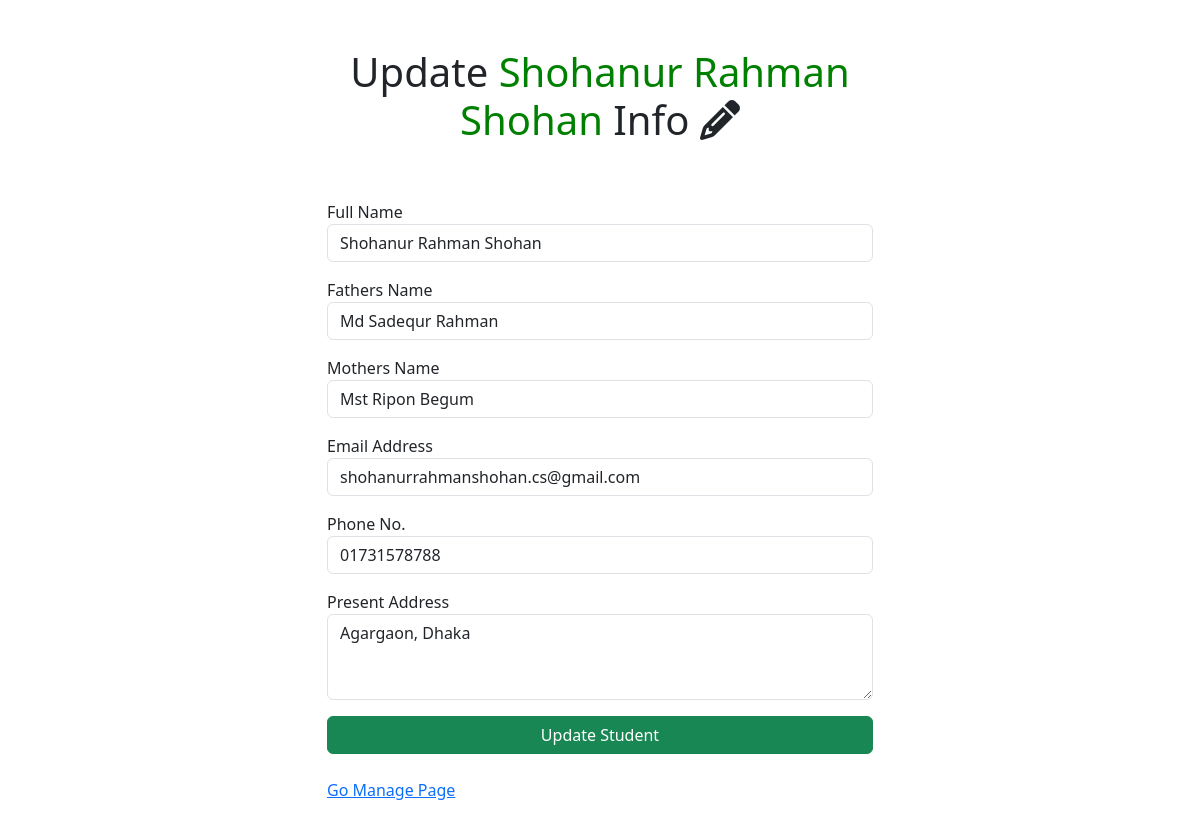
The page /update.php?uid=9 on the database its author committed.
### tables this page shows
CREATE TABLE `students` (
  `id` int(11) NOT NULL,
  `name` varchar(255) NOT NULL,
  `father` varchar(255) NOT NULL,
  `mother` varchar(255) NOT NULL,
  `email` varchar(255) NOT NULL,
  `phone` varchar(255) NOT NULL,
  `address` text NOT NULL,
  `join_date` date NOT NULL
);

### update.php (the view, shortened to what this page needs)
<?php include "header.php"; ?>
    <section class="py-5">
      <div class="container">
        <div class="row">
          <div class="col-lg-6 offset-lg-3">
            <?php
                if (isset($_GET['uid'])) {
                  $updateId = $_GET['uid'];
                  $studentData = "SELECT * FROM students WHERE id = '$updateId'";
                  $readQuery = mysqli_query( $db, $studentData );
                  while ( $row = mysqli_fetch_array($readQuery) ) {
                    $name         = $row['name'];
                    $father       = $row['father'];
                    $mother       = $row['mother'];
                    $email        = $row['email'];
                    $phone        = $row['phone'];
                    $address      = $row['address'];
                    ?>
                    <h1 class="text-center pb-5"> Update <span style="color: green;"><?php echo $name; ?></span> Info <i class="fa-solid fa-pencil"></i></h1>
                      <form action="" method="POST" class="needs-validation" novalidate>
                        <div class="mb-3">
                          <label for="name">Full Name</label>
                          <input type="text" name="name" id="name" class="form-control" required autocomplete="off" value="<?php echo $name; ?>">
                        </div>
                        <div class="mb-3">
                          <label for="fname">Fathers Name</label>
                          <input type="text" name="father" id="fname" class="form-control" required autocomplete="off" value="<?php echo $father; ?>">
                        </div>
                        <div class="mb-3">
                          <label for="mname">Mothers Name</label>
                          <input type="text" name="mother" id="mname" class="form-control" required autocomplete="off" value="<?php echo $mother; ?>">
                        </div>
                        <div class="mb-3">
                          <label for="email">Email Address</label>
                          <input type="email" name="email" id="email" class="form-control" required autocomplete="off" value="<?php echo $email; ?>">
                        </div>
                        <div class="mb-3">
                          <label for="phone">Phone No.</label>
                          <input type="tel" name="phone" id="phone" class="form-control" required autocomplete="off" value="<?php echo $phone; ?>">
                        </div>
                        <div class="mb-3">
                          <label for="address">Present Address</label>
                          <textarea name="address" id="address" class="form-control" required autocomplete="off" cols="30" rows="3"><?php echo $address; ?></textarea>
                        </div>
                        <div class="mb-3">
                          <div class="d-grid gap-2">
                            <input type="submit" name="update" class="btn btn-success" value="Update Student">
                          </div>
                        </div>
                        <div class="mb-3 pt-2">
                          <a href="index.php">Go Manage Page</a>
                        </div>
                      </form>
                  <?php }
                }
            ?>
          </div>
        </div>
      </div>
    </section>
<?php include "footer.php"; ?>

### rows shown on the page
students: name "Shohanur Rahman Shohan", father "Md Sadequr Rahman", mother "Mst Ripon Begum", email "shohanurrahmanshohan.cs@gmail.com", phone "01731578788", address "Agargaon, Dhaka"
